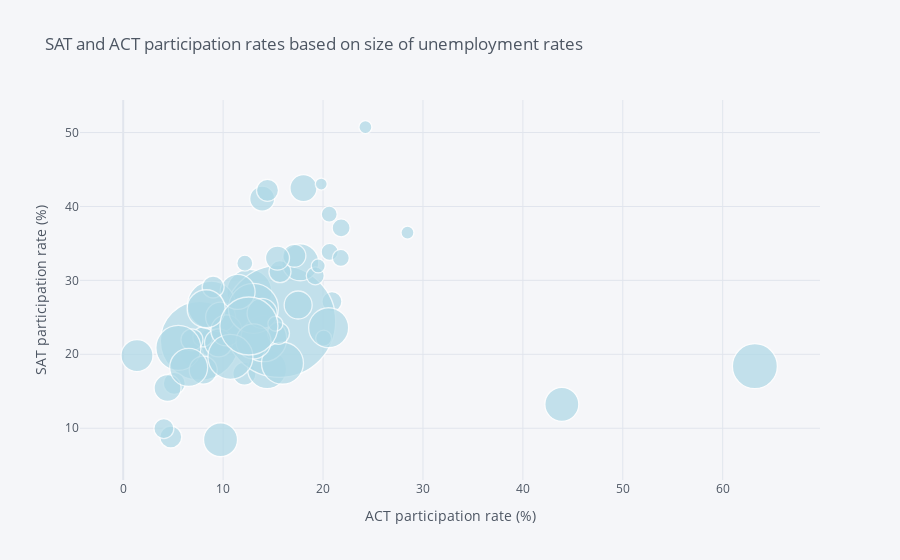

Write notebook code for a chart like this one.
### Markdown cell above
### Smaller unemployment rate does not really correlate with higher participation rates.

### Code cell
ca_cleaned.iplot(kind='bubble', x='act_part', y='sat_part',\
                 size='unemployrate', colors='lightblue',\
                 xTitle='ACT participation rate (%)', yTitle='SAT participation rate (%)',\
                 title='SAT and ACT participation rates based on size of unemployment rates'
                 )

### Figure 1 — Plotly figure (JSON) as saved in the notebook; plotly's stock layout.template omitted (floating-point values rounded to 4 significant figures)
{"data": [{"marker": {"color": ["lightblue", "lightblue", "lightblue", "lightblue", "lightblue", "lightblue", "lightblue", "lightblue", "lightblue", "lightblue", "lightblue", "lightblue", "lightblue", "lightblue", "lightblue", "lightblue", "lightblue", "lightblue", "lightblue", "lightblue", "lightblue", "lightblue", "lightblue", "lightblue", "lightblue", "lightblue", "lightblue", "lightblue", "lightblue", "lightblue", "lightblue", "lightblue", "lightblue", "lightblue", "lightblue", "lightblue", "lightblue", "lightblue", "lightblue", "lightblue", "lightblue", "lightblue", "lightblue", "lightblue", "lightblue", "lightblue", "lightblue", "lightblue", "lightblue", "lightblue", "lightblue", "lightblue", "lightblue", "lightblue", "lightblue", "lightblue", "lightblue", "lightblue"], "line": {"width": 1.3}, "size": [17, 27, 23, 28, 23, 79, 18, 32, 20, 45, 39, 20, 112, 22, 48, 46, 30, 28, 27, 42, 13, 31, 22, 50, 45, 22, 37, 16, 20, 16, 17, 45, 25, 22, 30, 23, 18, 13, 35, 16, 12, 22, 14, 28, 28, 35, 40, 22, 15, 38, 45, 34, 34, 58, 27, 22, 24, 38], "symbol": "circle"}, "mode": "markers", "text": "", "type": "scatter", "x": [20.66, null, 12.13, 8.86, 6.87, 7.67, 21.81, 1.38, 20.89, 12.62, 14.4, 7.97, 15.66, 5.11, 8.83, 14.07, 9.75, 9.54, 18.04, 15.94, 28.45, 10.32, 6.88, 13.03, 63.22, 4.76, 17.72, 12.17, 4.07, 20.62, 21.78, 5.52, 13.91, 15.69, 13.9, 17.13, 19.22, 24.24, 11.45, 20.06, 19.82, 15.54, 19.52, 17.51, 8.01, 13.04, 20.56, 9, 15.23, 8.3, 10.73, 43.9, 9.74, 12.58, 4.44, 14.44, 15.44, 6.55], "y": [33.85, null, 17.38, 21.6, 19.96, 21.83, 37.09, 19.83, 27.13, 28.46, 18, 22.35, 24.46, 16.06, 26.66, 22.11, 25.04, 21.55, 42.47, 18.79, 36.46, 23.23, 21.96, 26.21, 18.39, 8.81, 32.45, 32.32, 9.95, 38.95, 33.03, 20.86, 41.05, 31.17, 25.54, 33.33, 30.62, 50.73, 28.45, 22.18, 43.03, 22.83, 31.95, 26.67, 17.86, 21.74, 23.59, 29.1, 24.13, 26.16, 19.65, 13.23, 8.44, 23.83, 15.44, 42.18, 33.01, 18.22]}], "layout": {"legend": {"bgcolor": "#F5F6F9", "font": {"color": "#4D5663"}}, "paper_bgcolor": "#F5F6F9", "plot_bgcolor": "#F5F6F9", "title": {"font": {"color": "#4D5663"}, "text": "SAT and ACT participation rates based on size of unemployment rates"}, "xaxis": {"gridcolor": "#E1E5ED", "showgrid": true, "tickfont": {"color": "#4D5663"}, "title": {"font": {"color": "#4D5663"}, "text": "ACT participation rate (%)"}, "zerolinecolor": "#E1E5ED"}, "yaxis": {"gridcolor": "#E1E5ED", "showgrid": true, "tickfont": {"color": "#4D5663"}, "title": {"font": {"color": "#4D5663"}, "text": "SAT participation rate (%)"}, "zerolinecolor": "#E1E5ED"}}}
